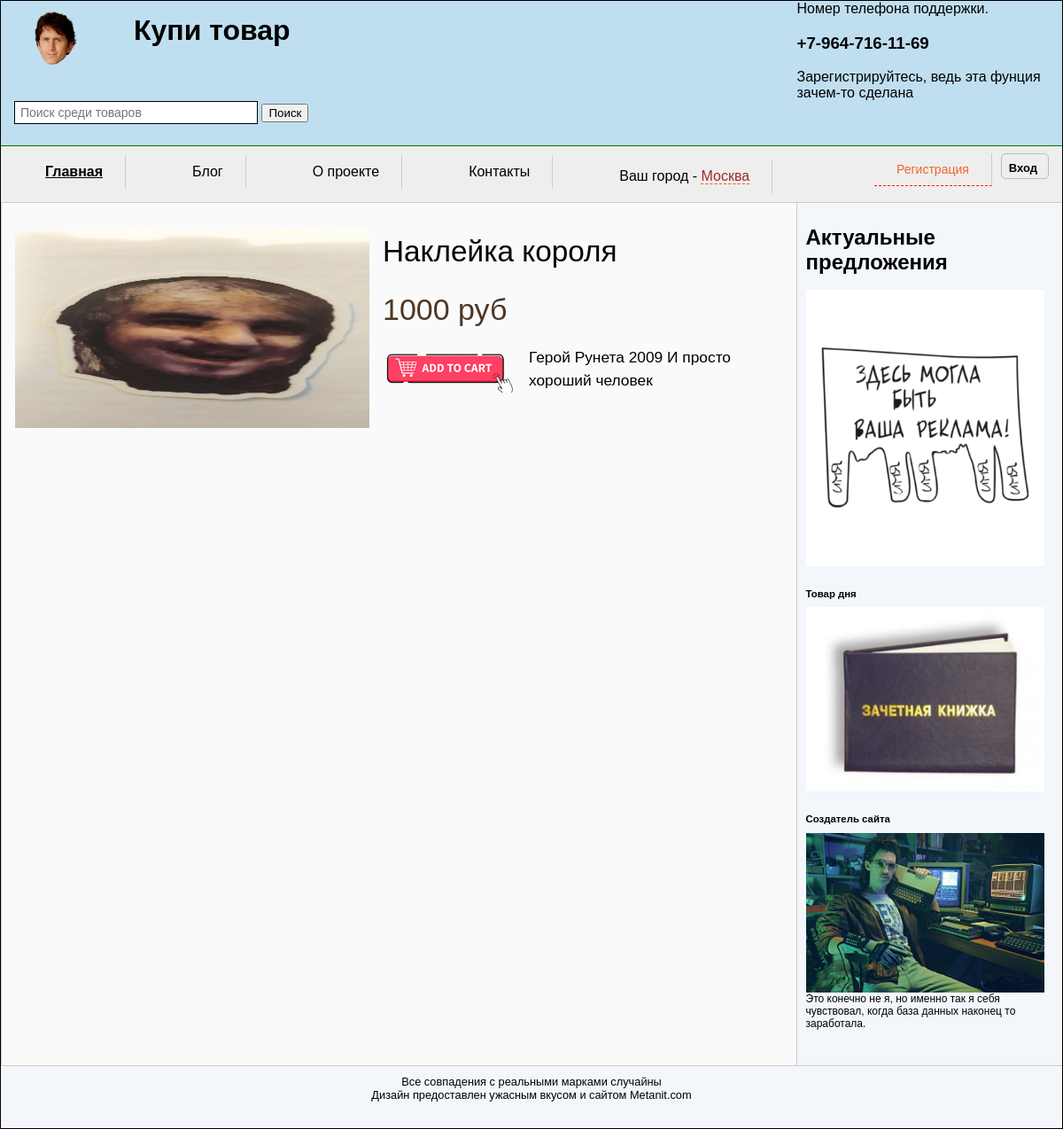
The app's page /view-content.php?id=1 with its own data.
### tables this page shows
CREATE TABLE `products` (
  `products_id` int(11) NOT NULL,
  `title` varchar(255) NOT NULL,
  `price` int(11) NOT NULL,
  `brand` varchar(255) NOT NULL,
  `seo_words` text NOT NULL,
  `image` varchar(255) NOT NULL,
  `description` text NOT NULL,
  `features` text NOT NULL,
  `daretime` datetime NOT NULL,
  `new` tinyint(1) NOT NULL DEFAULT '0',
  `sale` tinyint(1) NOT NULL DEFAULT '0',
  `type_tovara` varchar(255) NOT NULL,
  `vote` int(11) NOT NULL,
  `votes` float NOT NULL,
  `Visible` tinyint(1) NOT NULL DEFAULT '0'
);

### view-content.php (the view, shortened to what this page needs)
    <?php
        include ("Include/HeaderLogo.php");
        $id =$_GET["id"];        ?>
<!DOCTYPE html>
<html>
    <head>
        <link href="css/reset.css" rel="stylesheet">
        <link href="css/styles.css" rel="stylesheet">
    </head>
    <body>
        <?php
        include ("Include/nav.php");
        ?>
        <div class="wrapper">
            <div id="sidebar2" class="aside">
            <ul id="block-sidebar">
            <li> <h1>Актуальные предложения </h1>
                <img src="Content/rekl.png"  alt="Смотреть не нужно - нужно покупать" >  </li>
                <li> <h2> Товар дня </h2>
                <img src="db_images/zach.jpeg"  alt="Смотреть не нужно - нужно покупать" > </li>
                <li> <h2> Создатель сайта </h2>
                <img src="Content/Hackerman.jpg"  alt="Смотреть не нужно - нужно покупать" >
                Это конечно не я, но именно так я себя чувствовал, когда база данных наконец то заработала.</li>
            </div> </li>
            <div id="article">
                <?php
                    $query = "SELECT * FROM products WHERE products_id='$id' AND Visible='1'";
                    $result =mysqli_query($link,$query) or die("Ошибка " . mysqli_error($link));
                    if (mysqli_num_rows($result)>0) {
                    $row = mysqli_fetch_array($result);
                    do {
                       if ($row["image"] !="" && file_exists("./db_images/".$row["image"]))
                        {
                            $img_path='./db_images/'.$row["image"];
                            $max_width=400;
                            $max_height=400;
                            list($width,$height)=getimagesize($img_path);
                            $ratioh =$max_height/$height;
                            $ratiow =$max_width/$width;
                            $ratio = min($ratioh,$ratiow);
                            $width=intval($ratio*$width);
                            $height = intval($ratio*$height);
                        } else {
                            $img_path="db_images/noImage.jpg";
                            $width=264;
                            $height =191;
                        }
                        echo '
                            <div id="block-content-info">
                            <img src="'.$img_path.'" width="'.$width.'" height="'.$height.'" />
                                <div id="block-features">
                                    <p id="content-title">'.$row["title"].'</p>
                                    <p id="style-price"> '.$row["price"].' руб</p>
                                    <a class="add-cart-style-grid" id="add-cart-viev" tid="'.$row["products_id"].'"> </a>
                                    <p id="content-text">'.$row["features"].' </p>
                                </div>
                                <div id="block-fcontent">
                                <p id="full-content-text">'.$row["description"].' </p>
                                </div>
                             </div>
                        ';
                    }
                        while( $row = mysqli_fetch_array($result));
                    }
                ?>
        </div>
        <div id="footer">
            <p>Все совпадения с реальными марками случайны</p>
            <p>Дизайн предоставлен ужасным вкусом и сайтом Metanit.com</p>
        </div>
    </body>
</html>

### CSS/styles.css (style rules this page uses)
* { box-sizing: border-box; }
html, div, span, p, a, ul, li { margin: 0; padding: 0; border: 0; font-size: 100%; vertical-align: baseline; list-style-type: none; }
body { font-family: Verdana, Arial, sans-serif; background-color: #d2e7fc; border: 1px solid black; margin: 0 auto; }
img { max-width:100%; max-height: 500px; }
.wrapper { background-color: #f3f7fb; }
.aside h2 { font-size: 0.95em; margin-top: 15px; }
.aside p, .aside li { font-size: .75em; margin-top: 10px; }
.aside li { list-style-type: none; }
#sidebar2 { float: right; width: 25%; padding: 0 20px 0 10px; }
#article { background-color: #fafafa; border-left: 1px solid #ccc; border-right: 1px solid #ccc; margin-right: 25%; padding: 15px; width: 75%; }
#article:after { clear:both; display:table; content:''; }
#article p { line-height: 150%; margin-bottom: 15px; }
#footer { border-top: 1px solid #ccc; font-size: .8em; text-align: center; padding: 10px 10px 30px 10px; }
#nav ul, #header h1, .wrapper, #footer p { max-width: 1200px; margin: 0 auto; list-style-type: none; }
.wrapper, #nav, #header, #footer { min-width: 768px; }
.add-cart-style-grid { width: 155px; height: 45px; display: block; cursor: pointer; float: left; margin-top: 8px; margin-right: 10px; background: url(../Content/Card-norm2.png); }
#block-sidebar > li { margin-top: 25px; }
#block-content-info { margin-top: 15px; height: 320px; }
#block-content-info img { float: left; margin-top: 0px; margin-right: 15px; }
#block-features { width: 400px; float: left; }
#content-title { font: 25pt sans-serif; margin: 0; }
#content-text { font: 13pt sans-serif; margin-top: 10px; margin-bottom: 10px; }
#style-price { font: 34px sans-serif; color: #4d3725; margin-top: 10px; margin-bottom: 10px; }

### records on screen
products: image (picture), title "Наклейка короля", price "1000", features "Герой Рунета 2009 И просто хороший человек"
